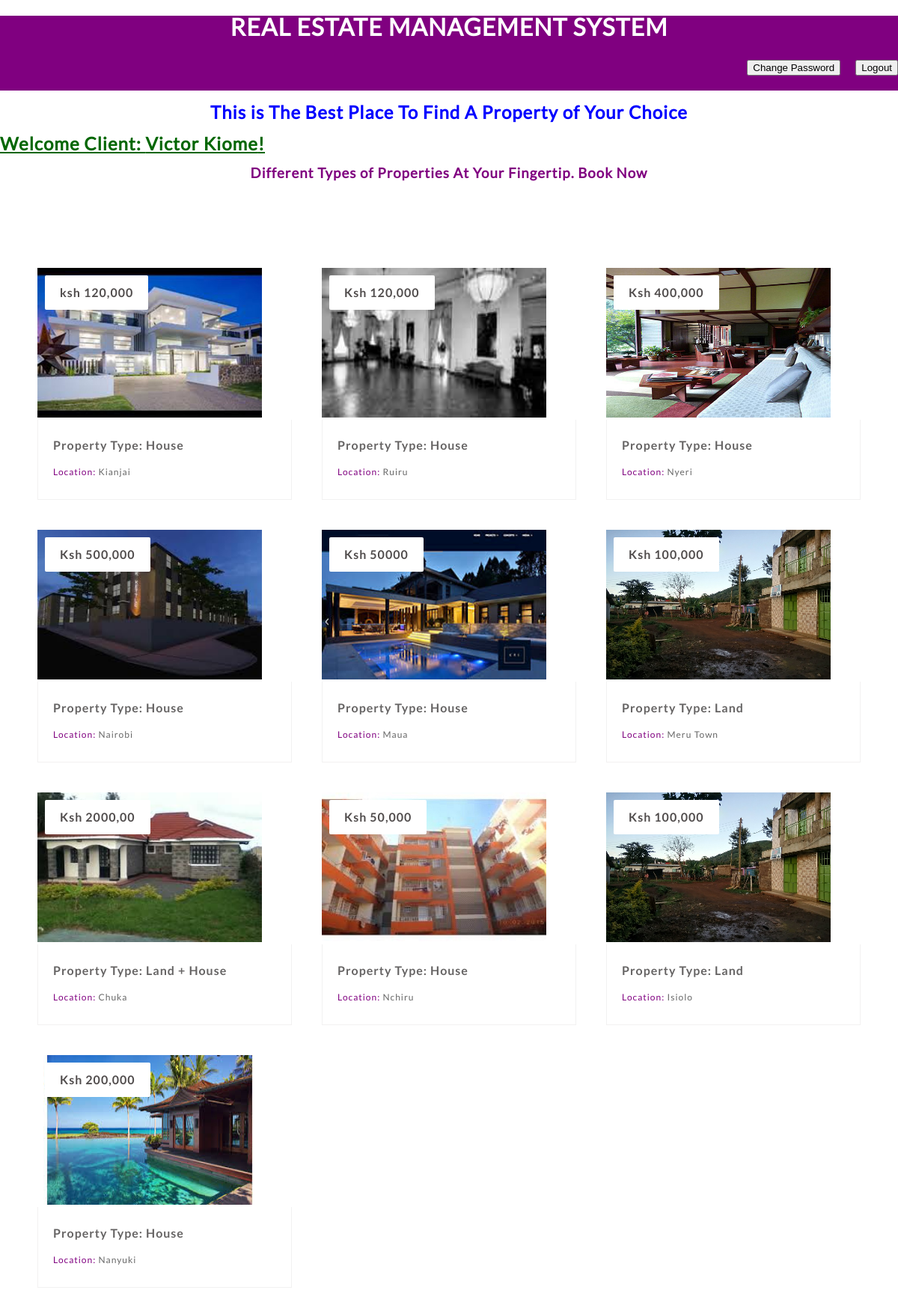
The app's page /index11.php?user=victor (signed in) with its own data.
### tables this page shows
CREATE TABLE `user` (
  `user_id` int(11) NOT NULL,
  `fname` varchar(255) NOT NULL,
  `email` varchar(255) NOT NULL,
  `id_no` int(11) NOT NULL,
  `phone` int(15) NOT NULL,
  `username` varchar(100) NOT NULL,
  `password` varchar(32) NOT NULL,
  `location` varchar(255) NOT NULL,
  `gender` varchar(255) NOT NULL
);

CREATE TABLE `houses` (
  `house_id` int(11) NOT NULL,
  `house_type` varchar(255) NOT NULL,
  `image` text NOT NULL,
  `rent_cost` varchar(11) NOT NULL,
  `location` varchar(30) NOT NULL,
  `location_description` text NOT NULL,
  `max_capacity` varchar(100) NOT NULL,
  `name` varchar(100) NOT NULL,
  `contact` int(20) NOT NULL,
  `status` varchar(255) NOT NULL
);

### index11.php (the view, shortened to what this page needs)
<?php
	require("includes/config.php");
	$id =$_SESSION['userid'];
	$result = mysqli_query($conn,"SELECT * FROM user WHERE user_id ='$id'") or die(mysqli_error($conn));
	$test = mysqli_fetch_array($result);
?>
<!DOCTYPE html>
<html lang="en">
<head>
	<link rel="stylesheet" type="text/css" href="css/reset.css">
	<link rel="stylesheet" type="text/css" href="css/responsive.css">
</head>
<body>
		<?php
			include 'header3.php';
		?>
			<section class="caption">
				<h2 class="caption" style="text-align: center"><font color="blue">This is The Best Place To Find A Property of Your Choice</font></h2>
				<h2 class="title"><a href="#">Welcome Client: <?php echo $test['fname'] . "" ?>! </a></h2>
				<h3 class="properties" style="text-align: center"><font color="purple">Different Types of Properties At Your Fingertip. Book Now</font></h3>
			</section>
	<section class="listings">
		<div class="wrapper">
			<ul class="properties_list">
			<?php
						include 'includes/config.php';
						$sel = "SELECT * FROM houses WHERE status = 'Available'";
						$rs = $conn->query($sel);
						while($rws = $rs->fetch_assoc()){
			?>
				<li>
					<a href="book_House.php?id=<?php echo $rws['house_id'] ?>">
						<img class="thumb" src="house_images/<?php echo $rws['image'];?>" width="300" height="200">
					</a>
					<span class="price"><?php echo ''.$rws['rent_cost'];?></span>
					<div class="property_details">
						<h1>
							<a href="book_house.php?id=<?php echo $rws['house_id'] ?>"><?php echo 'Property Type: '.$rws['house_type'];?></a>
						</h1>
						<h2><font color="purple">Location:</font> <span class="property_size"><?php echo $rws['location'];?></span></h2>
					</div>
				</li>
			<?php
				}
			?>
			</ul>
		</div>
	</section>
</body>
</html>

### css/responsive.css (style rules this page uses)
body { background: #fff; }
.wrapper { max-width: 1100px; margin: 0 auto; position: relative; }
h1, h2, h3, h4, h5 ,h6 { color: #626262; font-family: "lato-regular", Helvetica, Arial, sans-serif; letter-spacing: 1px; }
h1 { font-size: 2em; margin: .67em 0 }
h2 { font-size: 1.5em; margin: .75em 0 }
h3 { font-size: 1.17em; margin: .83em 0 }
h1, h2, h3, h4, h5, h6 { font-weight: bolder }
.listings { padding: 100px 0; }
.listings ul.properties_list { list-style: none; overflow: hidden; }
.listings ul.properties_list li { display: block; width: 30.90909090909091%; height: auto; position: relative; float: left; margin: 0 3.636363636363636% 3.636363636363636% 0; }
.listings ul.properties_list li .price { position: absolute; top: 10px; left: 10px; padding: 15px 20px; background: #ffffff; color: #514d4d; font-family: "lato-bold", Helvetica, Arial, sans-serif; font-size: 16px; font-weight: bold; letter-spacing: 1px; border-radius: 2px; -webkit-border-radius: 2px; -moz-border-radius: 2px; -o-border-radius: 2px; }
.listings ul.properties_list li:nth-child(3n+0) { margin-right: 0; }
.listings ul li .property_details { width: 87.64705882352941%; padding: 2.941176470588235% 5.882352941176471% 4.117647058823529% 5.882352941176471%; border-bottom: 1px solid #f2f1f1; border-left: 1px solid #f2f1f1; border-right: 1px solid #f2f1f1; transition: all .2s linear; -webkit-transition: all .2s linear; -moz-transition: all .2s linear; -o-transition: all .2s linear; }
.listings ul li .property_details h1 { color: #666464; font-family: "lato-bold", Helvetica, Arial, sans-serif; font-size: 16px!important; font-weight: bold; margin-bottom: 5px; line-height: 28px; }
.listings ul li .property_details h1 a { text-decoration: none; color: #666464; }
.listings ul li .property_details h2 { color: #9d9d9d; font-family: "lato-regular", Helvetica, Arial, sans-serif; font-size: 12px; line-height: 26px; font-weight: normal; }
.listings ul li .property_details .property_size { color: #676767; }

### records on screen
user: fname "Victor Kiome"
houses: image (picture), rent_cost "ksh 120,000", house_type "House", location "Kianjai"
houses: image (picture), rent_cost "Ksh 120,000", house_type "House", location "Ruiru"
houses: image (picture), rent_cost "Ksh 400,000", house_type "House", location "Nyeri"
houses: image (picture), rent_cost "Ksh 500,000", house_type "House", location "Nairobi"
houses: image (picture), rent_cost "Ksh 50000", house_type "House", location "Maua"
houses: image (picture), rent_cost "Ksh 100,000", house_type "Land", location "Meru Town"
houses: image (picture), rent_cost "Ksh 2000,00", house_type "Land + House", location "Chuka"
houses: image (picture), rent_cost "Ksh 50,000", house_type "House", location "Nchiru"
houses: image (picture), rent_cost "Ksh 100,000", house_type "Land", location "Isiolo"
houses: image (picture), rent_cost "Ksh 200,000", house_type "House", location "Nanyuki"
